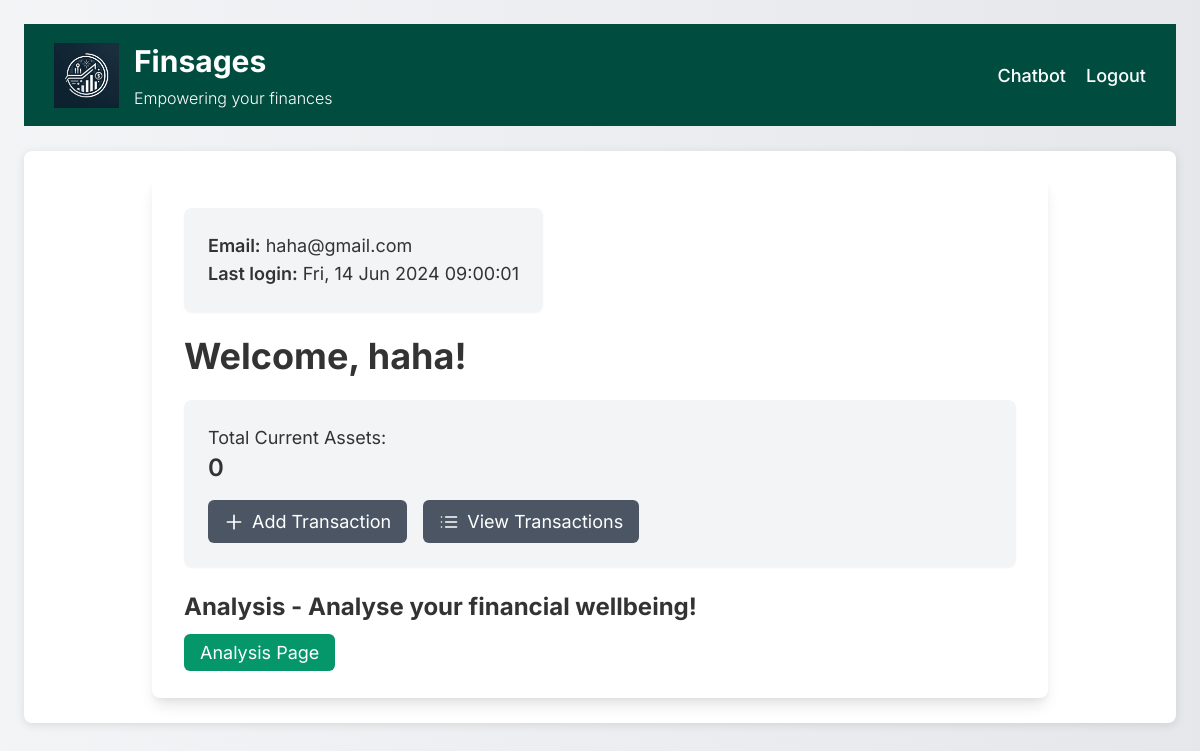
Page /proj/ (signed in) on the committed database.
### proj/models.py (models this page shows, shortened)
class User(AbstractUser):
    date_of_birth = models.DateField(null=True, blank=True)
    country = models.CharField(max_length=100, null=True, blank=True)
    time_zone = models.CharField(max_length=50, default='UTC')

### proj/views.py (the view)
# urls.py: path('', views.index, name="index"),
def index(request):
    if not request.user.is_authenticated:
        return HttpResponseRedirect(reverse("login"))
    return render(request, "proj/user.html")

### proj/templates/proj/user.html (shortened to what this page needs)
{% extends "proj/layout.html" %}
{% block content %}
<!DOCTYPE html>
<html lang="en">
<head>
    <link href="https://cdn.jsdelivr.net/npm/tailwindcss@2.2.19/dist/tailwind.min.css" rel="stylesheet">
</head>
<body class="bg-gradient-to-r from-gray-100 to-gray-200 p-6">
    <div class="max-w-4xl mx-auto bg-white p-8 rounded-lg shadow-lg fade-in">
        <div class="flex justify-between items-start mb-6">
            <div class="bg-gray-100 p-6 rounded-lg shadow-sm">
                <p class="text-lg"><span class="font-semibold">Email:</span> {{ user.email }}</p>
                <p class="text-lg"><span class="font-semibold">Last login:</span> {{ user.last_login|date:"D, d M Y H:i:s" }}</p>
            </div>
        </div>
        <h1 class="text-4xl font-bold mb-6">Welcome, {{ user.username }}!</h1>
        <div class="bg-gray-100 p-6 rounded-lg shadow-sm mb-6">
            <div class="mb-4">
                <p class="text-lg">Total Current Assets:</p>
                <p class="text-2xl font-semibold">{{ user.getTotalAssets|default:"0" }} {{ user.currency_preference }}</p>
            </div>
            <div class="flex space-x-4">
                <a href="{% url 'add_transaction' %}" class="bg-gray-600 text-white py-2 px-4 rounded-md hover:bg-gray-700 transition duration-300 flex items-center">
                    <svg class="w-5 h-5 mr-2" fill="none" stroke="currentColor" viewBox="0 0 24 24" xmlns="http://www.w3.org/2000/svg"><path stroke-linecap="round" stroke-linejoin="round" stroke-width="2" d="M12 4v16m8-8H4"></path></svg>
                    Add Transaction
                </a>
                <a href="{% url 'list_transactions' %}" class="bg-gray-600 text-white py-2 px-4 rounded-md hover:bg-gray-700 transition duration-300 flex items-center">
                    <svg class="w-5 h-5 mr-2" fill="none" stroke="currentColor" viewBox="0 0 24 24" xmlns="http://www.w3.org/2000/svg"><path stroke-linecap="round" stroke-linejoin="round" stroke-width="2" d="M8 6h13M8 12h13M8 18h13M3 6h.01M3 12h.01M3 18h.01"></path></svg>
                    View Transactions
                </a>
            </div>
        </div>
        <div>
            <h2 class="text-2xl font-bold mb-4">Analysis - Analyse your financial wellbeing!</h2>
            <a href="{% url 'analysis' %}" class="bg-green-600 text-white py-2 px-4 rounded-md hover:bg-green-700 transition duration-300">Analysis Page</a>
        </div>
        </div>
    </div>
</body>
{% endblock %}

### proj/templates/proj/layout.html (style rules this page uses)
body { font-family: 'Roboto', Arial, sans-serif; background-color: #f4f4f9; margin: 0; padding: 0; color: #333; font-size: 18px; }

### proj/templates/proj/user.html (style rules this page uses)
body { font-family: 'Inter', sans-serif; }
.fade-in { animation: fadeIn 1s ease-in-out; }

### rows in the picture
User: email "haha@gmail.com", last_login "Fri, 14 Jun 2024 09:00:01", username "haha"

### other values in the picture
{{ user.getTotalAssets|default:"0" }} "0"
